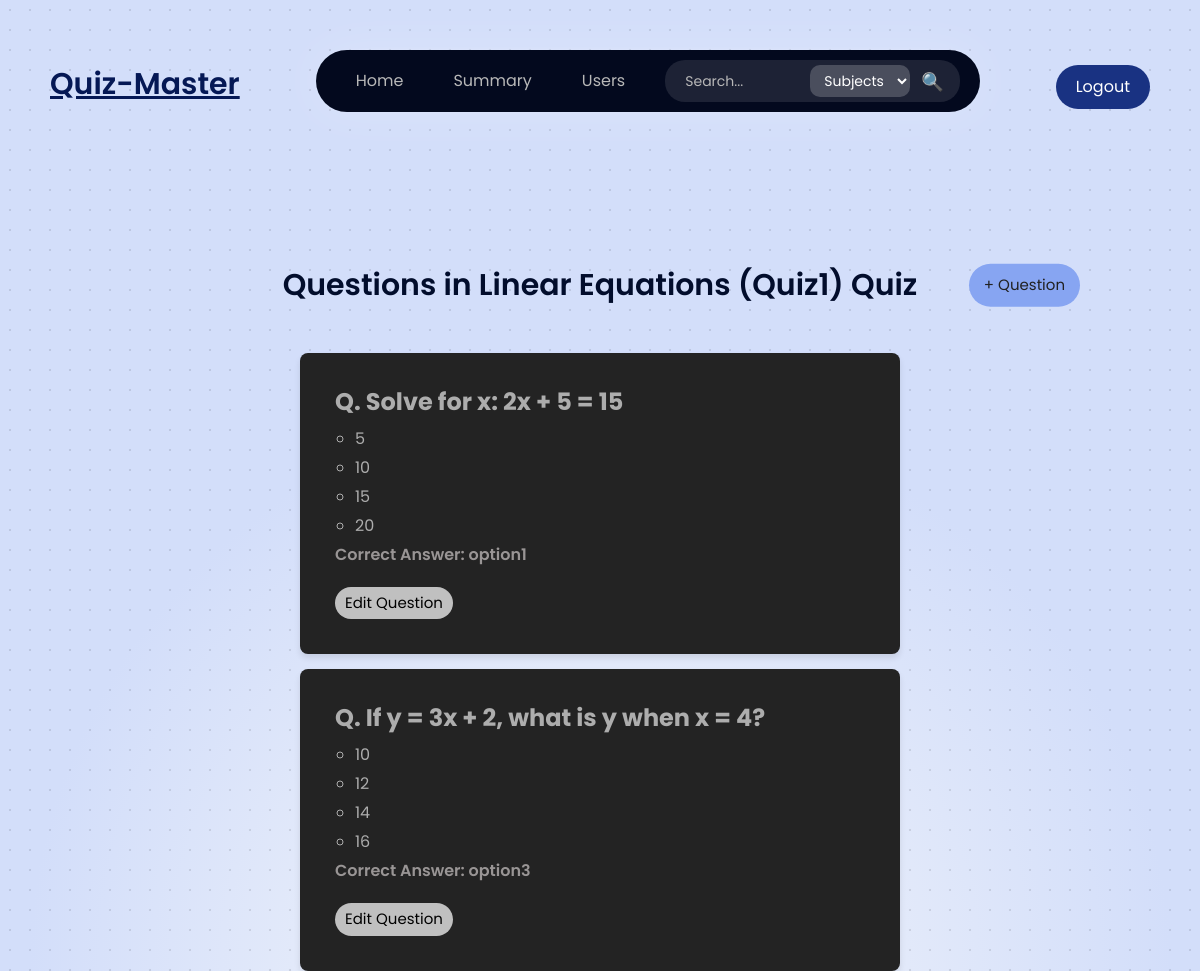
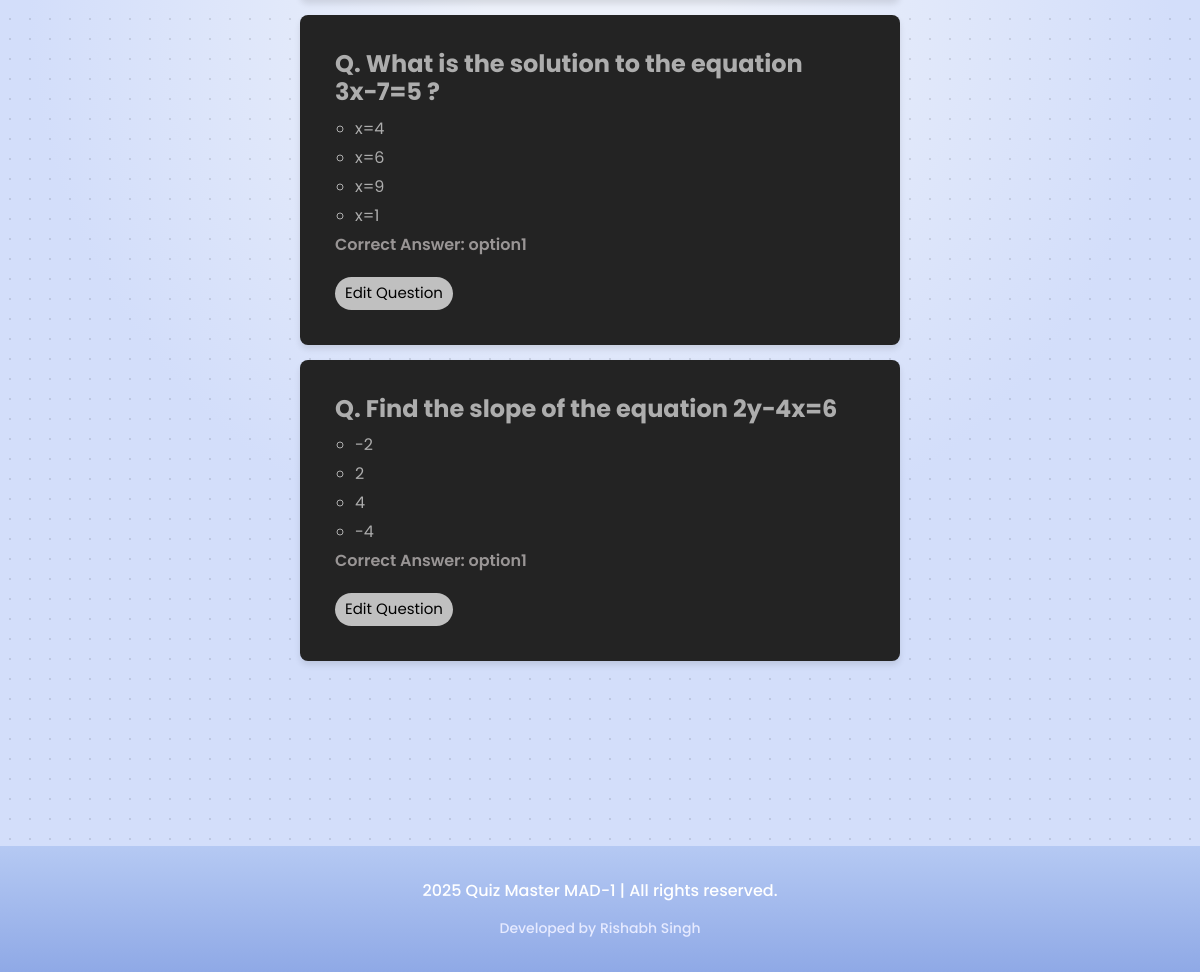
/admin/subjects/1/quiz_questions, run on the app's committed database (2 pictures, top to bottom).
### models/models.py (models this page shows)
class Quiz(db.Model):
    __tablename__ = 'quizzes'
    id = db.Column(db.Integer, primary_key=True)
    subject_id = db.Column(db.Integer, db.ForeignKey('subjects.id'), nullable=False)
    chapter_id = db.Column(db.Integer, db.ForeignKey('chapters.id'), nullable=False)
    date_of_quiz = db.Column(db.Date, nullable=False)
    time_duration = db.Column(db.Integer, nullable=False)
    remarks = db.Column(db.Text, nullable=True)

class Question(db.Model):
    __tablename__ = 'questions'
    ques_id = db.Column(db.Integer, primary_key=True)
    qz_id = db.Column(db.Integer, db.ForeignKey('quizzes.id'), nullable=False)
    question_text = db.Column(db.Text, nullable=False)
    option1 = db.Column(db.String(100), nullable=False)
    option2 = db.Column(db.String(100), nullable=False)
    option3 = db.Column(db.String(100), nullable=False)
    option4 = db.Column(db.String(100), nullable=False)
    correct_option = db.Column(db.String(100), nullable=False)

### app.py (the view)
@app.route('/admin/subjects/<int:quiz_id>/quiz_questions', methods=['GET', 'POST','UPDATE'])
def quiz_questions(quiz_id):
    questions = Question.query.filter_by(qz_id=quiz_id).all()
    quiz = Quiz.query.get(quiz_id)
    if not quiz:
        return "Quiz not found", 404
    return render_template(
        'quiz_questions.html',
        questions=questions,
        q_id=quiz.id,
        quiz=quiz,
        subject_id=quiz.subject_id
    )

### templates/quiz_questions.html (shortened to what this page needs)
<!DOCTYPE html>
<html lang="en">
<head>
    <link rel="stylesheet" href="{{ url_for('static', filename='styles.css') }}">
</head>
<body class="page_look">
    {% include 'navbar.html' %}
    <div style="display: flex; justify-content: center; align-items: center; margin-top: 5px; position: relative;">
        <h1 style="margin: 0;font-size: 30px; color: #020d2c; font-weight: 600; text-align: center;">
            Questions in {{quiz.remarks}} Quiz
        </h1>
        <a href="{{ url_for('add_questions', subject_id=subject_id, qz_id=q_id) }}"
            style="position: absolute; right: 10%; top: 50%; transform: translateY(-50%);">
            <button type="button" class="add-quiz-btn" style="font-weight: 400; font-size: 15px;">
                + Question
            </button>
        </a>
    </div>
    {% if questions %}
    <ul class="question-list">
        {% for question in questions %}
        <li class="question-card">
            <h4>Q. {{ question.question_text }}</h4>
            <ul>
                <li>{{ question.option1 }}</li>
                <li>{{ question.option2 }}</li>
                <li>{{ question.option3 }}</li>
                <li>{{ question.option4 }}</li>
            </ul>
            <p>Correct Answer: {{ question.correct_option }}</p>
            <a href="{{ url_for('redirect_edit_question', quiz_id=q_id, ques_id=question.ques_id) }}">
                <button type="button"
                    style="background-color: #c0c0c0; margin-top: 10px; color: rgb(0, 0, 0); border: none; font-size: 15px; padding: 5px 10px; border-radius: 35px; cursor: pointer;">
                    Edit Question
                </button>
            </a>
        </li>
        {% endfor %}
    </ul>
    {% else %}
    <p style="color: #1a233a; text-align: center; margin-top: 25px;">No questions available for this quiz.</p>
    {% endif %}
    {%if questions%}
    {%include 'footer.html'%}
    {%endif%}
</body>
</html>

### static/styles.css (style rules this page uses)
.page_look { background: radial-gradient(circle, rgba(0, 0, 0, 0.1) 1px, transparent 1px) 0 0 / 20px 20px, radial-gradient(circle, #edf1fa 10%, #d3defa 50%); font-family: 'Poppins', sans-serif; margin: 0; padding: 0; }
.add-quiz-btn { background-color: #87a5f2; color: rgb(33, 33, 33); border: none; padding: 10px 15px; font-size: 16px; border-radius: 25px; cursor: pointer; transition: background-color 0.3s ease; }

### templates/quiz_questions.html (style rules this page uses)
body { font-family: Arial, sans-serif; margin: 0; padding: 0; display: flex; flex-direction: column; }
h1 { margin-top: 50px; font-size: 2rem; text-align: center; }
.question-list { width: 50%; margin: 20px auto; padding: 0; list-style-type: none; margin-top: 50px; }
.question-card { background-color: #232323; border: 0px solid #ddd; border-radius: 8px; padding: 35px; margin-bottom: 15px; box-shadow: 0px 4px 6px rgba(0, 0, 0, 0.1); }
.question-card h4 { margin: 0 0 10px 0; color: rgb(173, 173, 173); font-weight: bold; }
.question-card p { margin: 0 0 10px 0; color: rgb(153, 149, 149); font-weight: 550; }
.question-card ul { padding-left: 20px; }
.question-card li { margin-bottom: 5px; color: rgb(173, 173, 173); }
.add-quiz-btn { background-color: #2f4e9d; color: white; border: none; padding: 10px 15px; font-size: 16px; border-radius: 25px; cursor: pointer; transition: background-color 0.3s ease; }

### data on the page
Quiz: remarks "Linear Equations (Quiz1)"
Question: question_text "Solve for x: 2x + 5 = 15", option1 "5", option2 "10", option3 "15", option4 "20", correct_option "option1"
Question: question_text "If y = 3x + 2, what is y when x = 4?", option1 "10", option2 "12", option3 "14", option4 "16", correct_option "option3"
Question: question_text "What is the solution to the equation 3x−7=5 ?", option1 "x=4", option2 "x=6", option3 "x=9", option4 "x=1", correct_option "option1"
Question: question_text "Find the slope of the equation 2y−4x=6", option1 "-2", option2 "2", option3 "4", option4 "-4", correct_option "option1"
